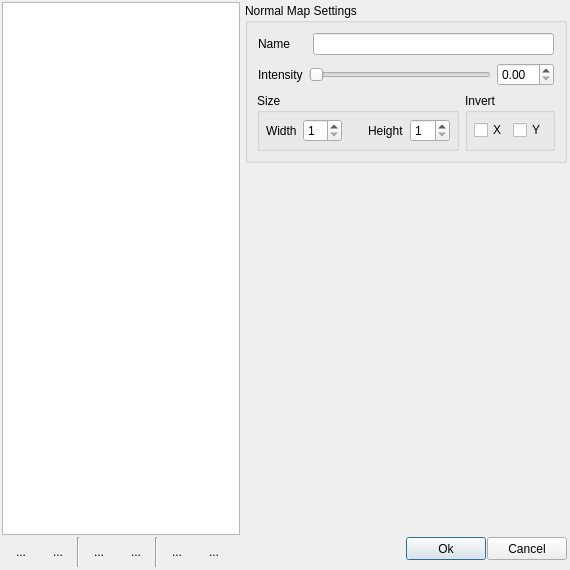
<?xml version="1.0" encoding="UTF-8"?>
<ui version="4.0">
 <class>NormalMapSettings</class>
 <widget class="QDialog" name="NormalMapSettings">
  <property name="geometry">
   <rect>
    <x>0</x>
    <y>0</y>
    <width>570</width>
    <height>570</height>
   </rect>
  </property>
  <property name="minimumSize">
   <size>
    <width>570</width>
    <height>570</height>
   </size>
  </property>
  <property name="windowTitle">
   <string>Normal Map Settings</string>
  </property>
  <property name="windowIcon">
   <iconset resource="Resources.qrc">
    <normaloff>:/Buttons/Icons/GenetateNormal.png</normaloff>:/Buttons/Icons/GenetateNormal.png</iconset>
  </property>
  <layout class="QHBoxLayout" name="horizontalLayout">
   <property name="spacing">
    <number>2</number>
   </property>
   <property name="margin">
    <number>1</number>
   </property>
   <item>
    <widget class="QFrame" name="frame">
     <property name="sizePolicy">
      <sizepolicy hsizetype="Fixed" vsizetype="Preferred">
       <horstretch>0</horstretch>
       <verstretch>0</verstretch>
      </sizepolicy>
     </property>
     <property name="maximumSize">
      <size>
       <width>240</width>
       <height>16777215</height>
      </size>
     </property>
     <property name="frameShape">
      <enum>QFrame::NoFrame</enum>
     </property>
     <property name="frameShadow">
      <enum>QFrame::Raised</enum>
     </property>
     <layout class="QVBoxLayout" name="verticalLayout">
      <property name="spacing">
       <number>1</number>
      </property>
      <property name="margin">
       <number>1</number>
      </property>
      <item>
       <widget class="QListWidget" name="LayerList"/>
      </item>
      <item>
       <widget class="QFrame" name="frame_3">
        <property name="sizePolicy">
         <sizepolicy hsizetype="Fixed" vsizetype="Fixed">
          <horstretch>0</horstretch>
          <verstretch>0</verstretch>
         </sizepolicy>
        </property>
        <property name="minimumSize">
         <size>
          <width>230</width>
          <height>32</height>
         </size>
        </property>
        <property name="maximumSize">
         <size>
          <width>260</width>
          <height>16777215</height>
         </size>
        </property>
        <property name="frameShape">
         <enum>QFrame::NoFrame</enum>
        </property>
        <property name="frameShadow">
         <enum>QFrame::Raised</enum>
        </property>
        <layout class="QHBoxLayout" name="horizontalLayout_4">
         <property name="spacing">
          <number>1</number>
         </property>
         <property name="margin">
          <number>1</number>
         </property>
         <item>
          <widget class="QToolButton" name="Add">
           <property name="maximumSize">
            <size>
             <width>36</width>
             <height>36</height>
            </size>
           </property>
           <property name="text">
            <string>...</string>
           </property>
           <property name="icon">
            <iconset resource="Resources.qrc">
             <normaloff>:/Buttons/Icons/list-add-green.png</normaloff>:/Buttons/Icons/list-add-green.png</iconset>
           </property>
           <property name="iconSize">
            <size>
             <width>32</width>
             <height>32</height>
            </size>
           </property>
           <property name="popupMode">
            <enum>QToolButton::DelayedPopup</enum>
           </property>
           <property name="autoRaise">
            <bool>true</bool>
           </property>
          </widget>
         </item>
         <item>
          <widget class="QToolButton" name="Remove">
           <property name="maximumSize">
            <size>
             <width>36</width>
             <height>36</height>
            </size>
           </property>
           <property name="text">
            <string>...</string>
           </property>
           <property name="icon">
            <iconset resource="Resources.qrc">
             <normaloff>:/Buttons/Icons/list-remove-red.png</normaloff>:/Buttons/Icons/list-remove-red.png</iconset>
           </property>
           <property name="iconSize">
            <size>
             <width>32</width>
             <height>32</height>
            </size>
           </property>
           <property name="autoRaise">
            <bool>true</bool>
           </property>
          </widget>
         </item>
         <item>
          <widget class="Line" name="line">
           <property name="orientation">
            <enum>Qt::Vertical</enum>
           </property>
          </widget>
         </item>
         <item>
          <widget class="QToolButton" name="PreviewSelected">
           <property name="maximumSize">
            <size>
             <width>36</width>
             <height>36</height>
            </size>
           </property>
           <property name="text">
            <string>...</string>
           </property>
           <property name="icon">
            <iconset resource="Resources.qrc">
             <normaloff>:/Buttons/Icons/Preview2.png</normaloff>:/Buttons/Icons/Preview2.png</iconset>
           </property>
           <property name="iconSize">
            <size>
             <width>32</width>
             <height>32</height>
            </size>
           </property>
           <property name="autoRaise">
            <bool>true</bool>
           </property>
           <property name="arrowType">
            <enum>Qt::NoArrow</enum>
           </property>
          </widget>
         </item>
         <item>
          <widget class="QToolButton" name="PreviewAll">
           <property name="maximumSize">
            <size>
             <width>36</width>
             <height>36</height>
            </size>
           </property>
           <property name="text">
            <string>...</string>
           </property>
           <property name="icon">
            <iconset resource="Resources.qrc">
             <normaloff>:/Buttons/Icons/PreviewAll2.png</normaloff>:/Buttons/Icons/PreviewAll2.png</iconset>
           </property>
           <property name="iconSize">
            <size>
             <width>32</width>
             <height>32</height>
            </size>
           </property>
           <property name="autoRaise">
            <bool>true</bool>
           </property>
          </widget>
         </item>
         <item>
          <widget class="Line" name="line_2">
           <property name="orientation">
            <enum>Qt::Vertical</enum>
           </property>
          </widget>
         </item>
         <item>
          <widget class="QToolButton" name="LayerUp">
           <property name="maximumSize">
            <size>
             <width>36</width>
             <height>36</height>
            </size>
           </property>
           <property name="text">
            <string>...</string>
           </property>
           <property name="icon">
            <iconset resource="Resources.qrc">
             <normaloff>:/Buttons/Icons/go-up-blue.png</normaloff>:/Buttons/Icons/go-up-blue.png</iconset>
           </property>
           <property name="iconSize">
            <size>
             <width>32</width>
             <height>32</height>
            </size>
           </property>
           <property name="autoRaise">
            <bool>true</bool>
           </property>
          </widget>
         </item>
         <item>
          <widget class="QToolButton" name="LayerDown">
           <property name="minimumSize">
            <size>
             <width>36</width>
             <height>0</height>
            </size>
           </property>
           <property name="maximumSize">
            <size>
             <width>36</width>
             <height>36</height>
            </size>
           </property>
           <property name="text">
            <string>...</string>
           </property>
           <property name="icon">
            <iconset resource="Resources.qrc">
             <normaloff>:/Buttons/Icons/go-down-blue.png</normaloff>:/Buttons/Icons/go-down-blue.png</iconset>
           </property>
           <property name="iconSize">
            <size>
             <width>32</width>
             <height>32</height>
            </size>
           </property>
           <property name="autoRaise">
            <bool>true</bool>
           </property>
          </widget>
         </item>
        </layout>
       </widget>
      </item>
     </layout>
    </widget>
   </item>
   <item>
    <widget class="QFrame" name="frame_2">
     <property name="minimumSize">
      <size>
       <width>240</width>
       <height>0</height>
      </size>
     </property>
     <property name="frameShape">
      <enum>QFrame::NoFrame</enum>
     </property>
     <property name="frameShadow">
      <enum>QFrame::Raised</enum>
     </property>
     <layout class="QVBoxLayout" name="verticalLayout_2">
      <property name="spacing">
       <number>1</number>
      </property>
      <property name="margin">
       <number>1</number>
      </property>
      <item>
       <widget class="QFrame" name="frame_4">
        <property name="sizePolicy">
         <sizepolicy hsizetype="Preferred" vsizetype="Fixed">
          <horstretch>0</horstretch>
          <verstretch>0</verstretch>
         </sizepolicy>
        </property>
        <property name="frameShape">
         <enum>QFrame::NoFrame</enum>
        </property>
        <property name="frameShadow">
         <enum>QFrame::Raised</enum>
        </property>
        <layout class="QGridLayout" name="gridLayout">
         <property name="margin">
          <number>1</number>
         </property>
         <item row="1" column="2">
          <widget class="QGroupBox" name="groupBox">
           <property name="title">
            <string>Normal Map Settings</string>
           </property>
           <layout class="QVBoxLayout" name="verticalLayout_3">
            <property name="spacing">
             <number>6</number>
            </property>
            <property name="margin">
             <number>9</number>
            </property>
            <item>
             <widget class="QFrame" name="frame_6">
              <property name="frameShape">
               <enum>QFrame::NoFrame</enum>
              </property>
              <property name="frameShadow">
               <enum>QFrame::Raised</enum>
              </property>
              <layout class="QHBoxLayout" name="horizontalLayout_5">
               <property name="margin">
                <number>1</number>
               </property>
               <item>
                <widget class="QLabel" name="label">
                 <property name="text">
                  <string>Name     </string>
                 </property>
                </widget>
               </item>
               <item>
                <widget class="QLineEdit" name="NormalName"/>
               </item>
              </layout>
             </widget>
            </item>
            <item>
             <widget class="QFrame" name="frame_7">
              <property name="frameShape">
               <enum>QFrame::NoFrame</enum>
              </property>
              <property name="frameShadow">
               <enum>QFrame::Raised</enum>
              </property>
              <layout class="QHBoxLayout" name="horizontalLayout_6">
               <property name="margin">
                <number>1</number>
               </property>
               <item>
                <widget class="QLabel" name="label_2">
                 <property name="text">
                  <string>Intensity</string>
                 </property>
                </widget>
               </item>
               <item>
                <widget class="QSlider" name="IntensitySlider">
                 <property name="orientation">
                  <enum>Qt::Horizontal</enum>
                 </property>
                </widget>
               </item>
               <item>
                <widget class="QDoubleSpinBox" name="IntensityValue"/>
               </item>
              </layout>
             </widget>
            </item>
            <item>
             <widget class="QFrame" name="frame_8">
              <property name="frameShape">
               <enum>QFrame::NoFrame</enum>
              </property>
              <property name="frameShadow">
               <enum>QFrame::Raised</enum>
              </property>
              <layout class="QHBoxLayout" name="horizontalLayout_8">
               <property name="spacing">
                <number>0</number>
               </property>
               <property name="margin">
                <number>0</number>
               </property>
               <item>
                <widget class="QGroupBox" name="groupBox_2">
                 <property name="title">
                  <string>Size</string>
                 </property>
                 <layout class="QHBoxLayout" name="horizontalLayout_7">
                  <property name="margin">
                   <number>6</number>
                  </property>
                  <item>
                   <widget class="QLabel" name="label_3">
                    <property name="text">
                     <string>Width</string>
                    </property>
                   </widget>
                  </item>
                  <item>
                   <widget class="QSpinBox" name="Width">
                    <property name="minimum">
                     <number>1</number>
                    </property>
                    <property name="maximum">
                     <number>20000</number>
                    </property>
                   </widget>
                  </item>
                  <item>
                   <spacer name="horizontalSpacer_2">
                    <property name="orientation">
                     <enum>Qt::Horizontal</enum>
                    </property>
                    <property name="sizeType">
                     <enum>QSizePolicy::Fixed</enum>
                    </property>
                    <property name="sizeHint" stdset="0">
                     <size>
                      <width>20</width>
                      <height>20</height>
                     </size>
                    </property>
                   </spacer>
                  </item>
                  <item>
                   <widget class="QLabel" name="label_4">
                    <property name="text">
                     <string>Height</string>
                    </property>
                   </widget>
                  </item>
                  <item>
                   <widget class="QSpinBox" name="Height">
                    <property name="minimum">
                     <number>1</number>
                    </property>
                    <property name="maximum">
                     <number>200000</number>
                    </property>
                   </widget>
                  </item>
                 </layout>
                </widget>
               </item>
               <item>
                <spacer name="horizontalSpacer_4">
                 <property name="orientation">
                  <enum>Qt::Horizontal</enum>
                 </property>
                 <property name="sizeType">
                  <enum>QSizePolicy::Fixed</enum>
                 </property>
                 <property name="sizeHint" stdset="0">
                  <size>
                   <width>6</width>
                   <height>20</height>
                  </size>
                 </property>
                </spacer>
               </item>
               <item>
                <widget class="QGroupBox" name="groupBox_3">
                 <property name="title">
                  <string>Invert</string>
                 </property>
                 <layout class="QHBoxLayout" name="horizontalLayout_9">
                  <property name="margin">
                   <number>6</number>
                  </property>
                  <item>
                   <widget class="QCheckBox" name="InvertX">
                    <property name="text">
                     <string>X</string>
                    </property>
                   </widget>
                  </item>
                  <item>
                   <widget class="QCheckBox" name="InvertY">
                    <property name="text">
                     <string>Y</string>
                    </property>
                   </widget>
                  </item>
                 </layout>
                </widget>
               </item>
               <item>
                <spacer name="horizontalSpacer_3">
                 <property name="orientation">
                  <enum>Qt::Horizontal</enum>
                 </property>
                 <property name="sizeHint" stdset="0">
                  <size>
                   <width>40</width>
                   <height>20</height>
                  </size>
                 </property>
                </spacer>
               </item>
              </layout>
             </widget>
            </item>
           </layout>
          </widget>
         </item>
        </layout>
       </widget>
      </item>
      <item>
       <widget class="QFrame" name="WidgetFrame">
        <property name="frameShape">
         <enum>QFrame::NoFrame</enum>
        </property>
        <property name="frameShadow">
         <enum>QFrame::Raised</enum>
        </property>
        <layout class="QHBoxLayout" name="horizontalLayout_3">
         <property name="margin">
          <number>0</number>
         </property>
        </layout>
       </widget>
      </item>
      <item>
       <widget class="QFrame" name="frame_5">
        <property name="minimumSize">
         <size>
          <width>0</width>
          <height>38</height>
         </size>
        </property>
        <property name="maximumSize">
         <size>
          <width>16777215</width>
          <height>38</height>
         </size>
        </property>
        <property name="sizeIncrement">
         <size>
          <width>0</width>
          <height>0</height>
         </size>
        </property>
        <property name="frameShape">
         <enum>QFrame::NoFrame</enum>
        </property>
        <property name="frameShadow">
         <enum>QFrame::Raised</enum>
        </property>
        <layout class="QHBoxLayout" name="horizontalLayout_2">
         <property name="spacing">
          <number>1</number>
         </property>
         <property name="sizeConstraint">
          <enum>QLayout::SetDefaultConstraint</enum>
         </property>
         <property name="margin">
          <number>1</number>
         </property>
         <item>
          <spacer name="horizontalSpacer">
           <property name="orientation">
            <enum>Qt::Horizontal</enum>
           </property>
           <property name="sizeHint" stdset="0">
            <size>
             <width>40</width>
             <height>20</height>
            </size>
           </property>
          </spacer>
         </item>
         <item>
          <widget class="QPushButton" name="Ok">
           <property name="sizePolicy">
            <sizepolicy hsizetype="Fixed" vsizetype="Fixed">
             <horstretch>0</horstretch>
             <verstretch>0</verstretch>
            </sizepolicy>
           </property>
           <property name="minimumSize">
            <size>
             <width>0</width>
             <height>23</height>
            </size>
           </property>
           <property name="maximumSize">
            <size>
             <width>16777215</width>
             <height>23</height>
            </size>
           </property>
           <property name="text">
            <string>Ok</string>
           </property>
          </widget>
         </item>
         <item>
          <widget class="QPushButton" name="Cancel">
           <property name="sizePolicy">
            <sizepolicy hsizetype="Fixed" vsizetype="Fixed">
             <horstretch>0</horstretch>
             <verstretch>0</verstretch>
            </sizepolicy>
           </property>
           <property name="minimumSize">
            <size>
             <width>0</width>
             <height>23</height>
            </size>
           </property>
           <property name="maximumSize">
            <size>
             <width>16777215</width>
             <height>23</height>
            </size>
           </property>
           <property name="text">
            <string>Cancel</string>
           </property>
          </widget>
         </item>
        </layout>
       </widget>
      </item>
     </layout>
    </widget>
   </item>
  </layout>
 </widget>
 <resources>
  <include location="Resources.qrc"/>
 </resources>
 <connections/>
</ui>
